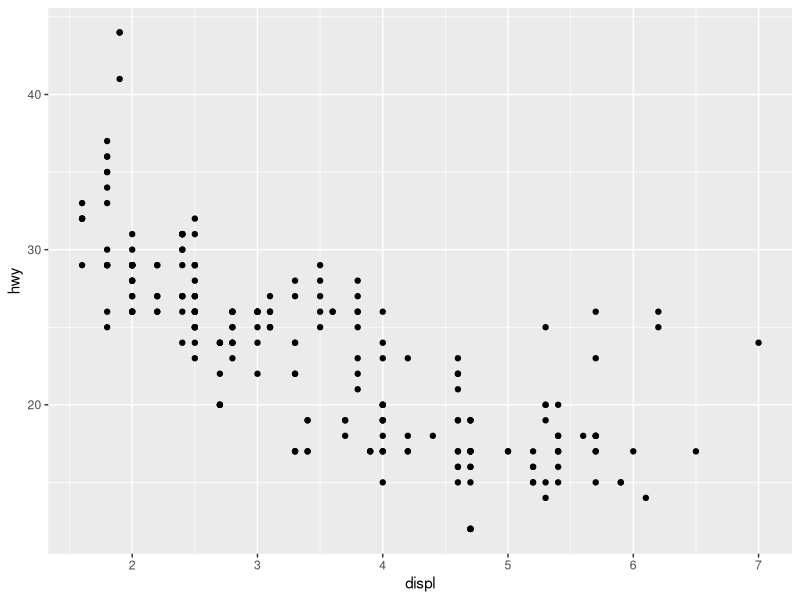
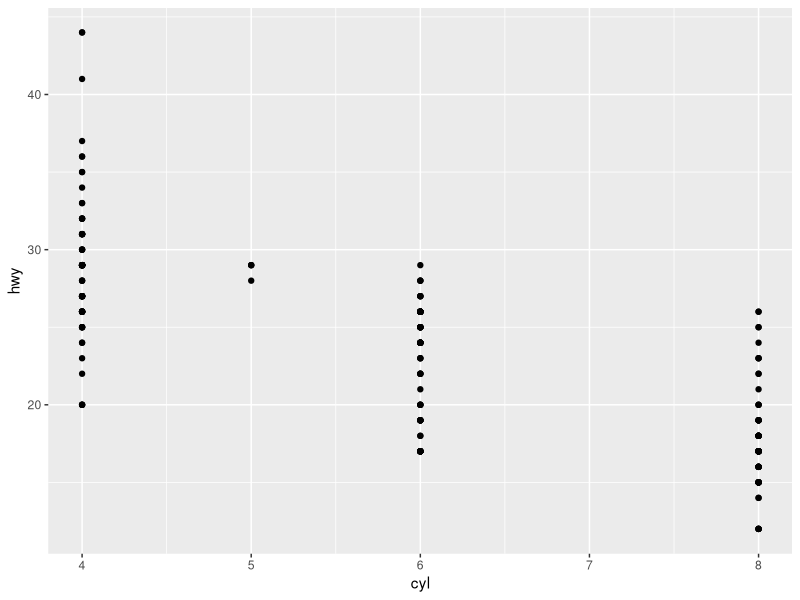
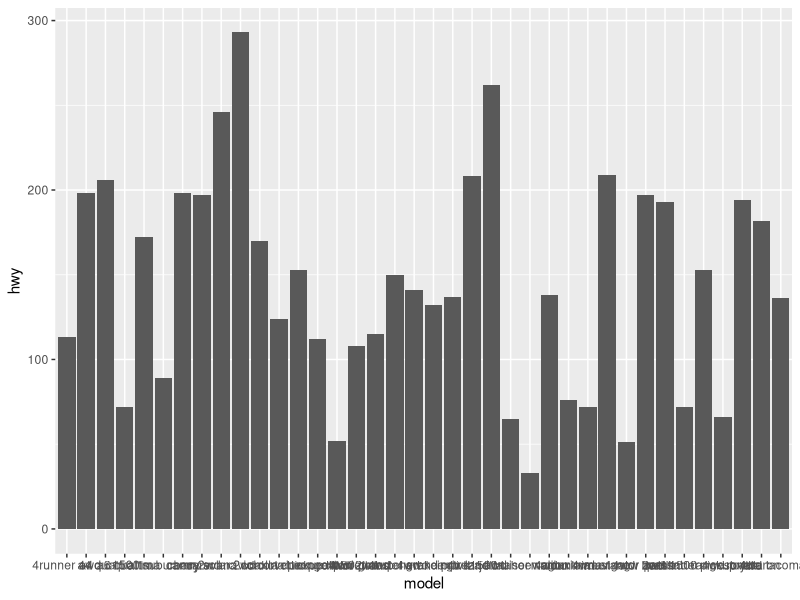
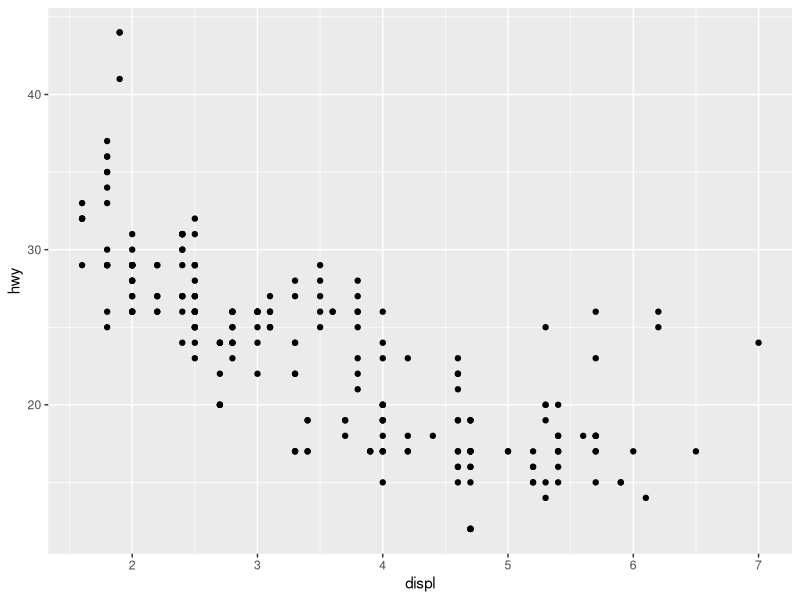
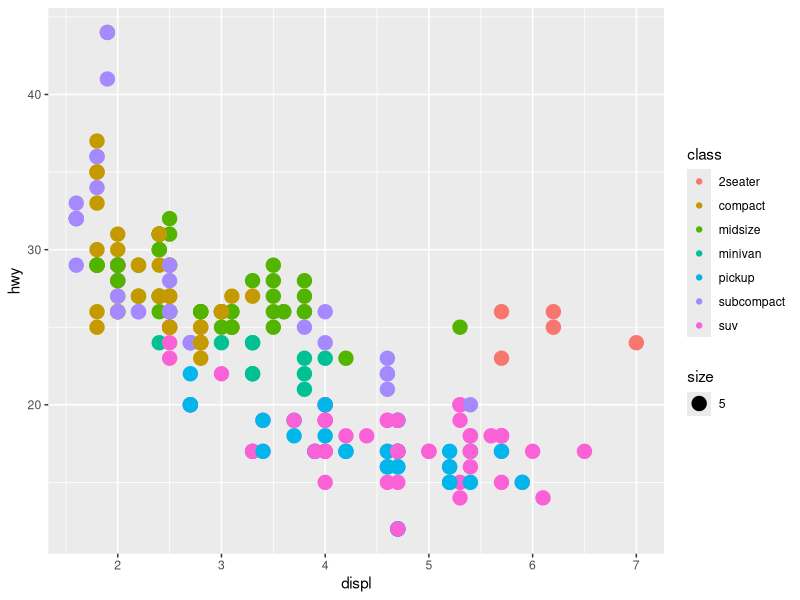
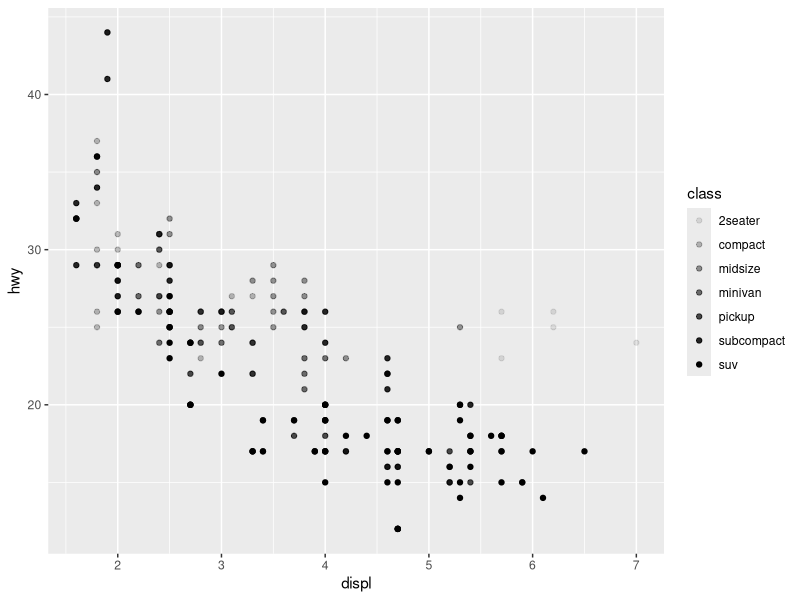
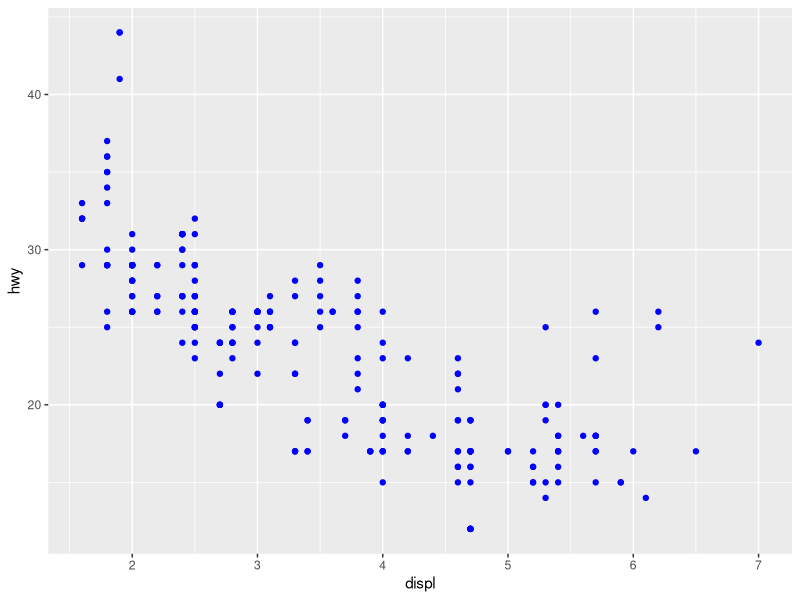
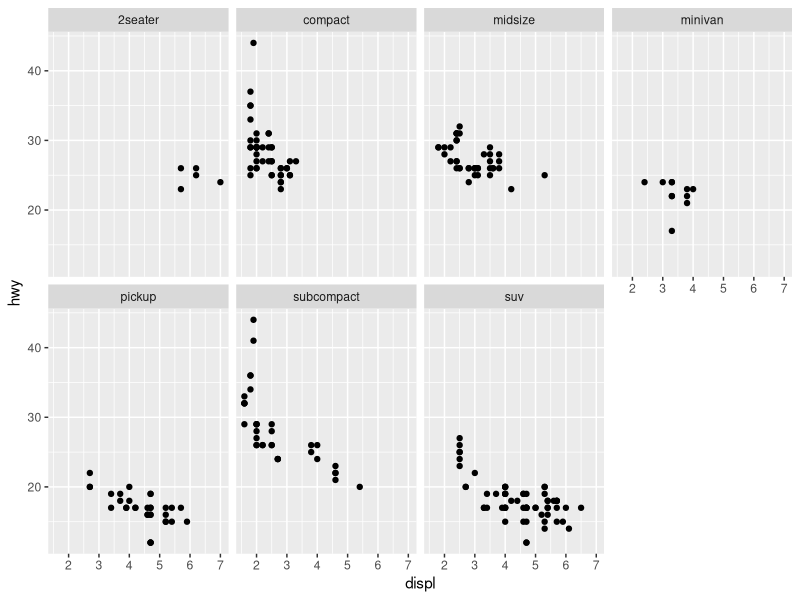

Write R code to recreate these figures, in order.
library(tidyverse)
#---First Visualization---- 
library(ggplot2)
#--Key Questions to Answer:
#--1) Do cars with big engines use more fuel than cars with small engines?
#--2) What does the relationship between engine size and fuel efficiency look like? 
#Is it linear? Positive?Negative? Non-linear?

#---Key Assumption
#--a)A car with a low fuel efficiency consumes more fuel than a car with a high fuel efficiency when they travel the same distance.

#-- Step 1: Load mpg dataset from the ggplot2 package.
#The mpg dataset describes observations collected by the US Environment Protection Agency on (38) car_models  

cars_dataset <- ggplot2::mpg
cars_dataset

#Two key variables from the dataset determining fuel efficiency are: displ and hwy
#dsipl: car's engine size, in liters
#hwy: a car's fuel efficiency on the highway, in miles per gallon(mpg).

#-- Step2: Create a plot to answer our  questions; a point(scatter plot) would be appropriate
cars_dataset_plot <- ggplot(data = cars_dataset, mapping = aes(x = displ, y = hwy))+
  geom_point()

#-- Step 3: Display the plot saved as variable
cars_dataset_plot
#Plot shows negative relationship between dsipl(engine size) and hwy(fuel efficiency)
#In a nutshell, cars with big engines use more fuel.

cars_dataset
#Exercises: other plots from cars_dataset
#Quiz 1: Make a scatter plot of hwy versus cyl.
plot1 <- cars_dataset %>% 
  ggplot(mapping = aes(x =cyl, y = hwy)) +
  geom_point()
plot1 #The plot shows no relationship between number of cylinders and fuel efficiency

plot2 <-  cars_dataset %>% 
  ggplot(mapping = aes(x =model, y = hwy)) +
  geom_col()
plot2

#Adjusting elements in our cars_dataset_plot
cars_dataset_plot
cars_dataset_plot <- ggplot(data = cars_dataset, mapping = aes(x = displ, y = hwy, color = class, size = 5))+
  geom_point()
cars_dataset_plot #Three outliers belonging to SUV class

cars_dataset_plot2 <- ggplot(data = cars_dataset, mapping = aes(x = displ, y = hwy, alpha= class))+
  geom_point()
cars_dataset_plot2

#Manually setting aesthetics of our plot
Cars_dataset_plot3 <-ggplot(data = cars_dataset, mapping = aes(x = displ, y = hwy))+
  geom_point(mapping = aes(x = displ, y = hwy), color = "blue")
Cars_dataset_plot3


## -- Facets --

#Facets are subplots that display subsets of data.
#They split your plot into subplots. Quite useful for categorical data
#To facet your plot by a single variable, use facet_wrap(). 
#The first argument of facet_wrap() should be a formula, you create with ~ followed by a variable name(single variable only)
#The variable that you pass to facet_wrap() should be discrete.

cars_facet_plot1 <- ggplot(cars_dataset, aes(x = displ, y = hwy)) +
  geom_point()+
  facet_wrap(~class, nrow = 2)
cars_facet_plot1  
  
#facet_grid allows us facet combination of two variables
#The formula should contain two variable names separated by a ~

cars_facet_grid_plot <- ggplot(cars_dataset, aes(x = displ, y = hwy)) +
  geom_point() +
  facet_grid(drv ~ cyl)
cars_facet_grid_plot

## -- Geometric Objects --

#A geom is the geometrical object that a plot uses to represent data
#Plots are described by the type of geom the plot uses;bar, scatter, line etc
#To change the geom in your plot, change the geom function that you add to ggplot().

#Example of multiple geom objects in the same plot
geom_multiple <- ggplot(data = mpg, mapping = aes(x = displ, y = hwy)) +
  geom_point() +
  geom_smooth()
geom_multiple

#If you place mappings in a geom function, ggplot2 will treat them as local mappings for the layer.
#It will use these mappings to extend or overwrite the global mappings for that layer only

geom_multiple2 <- ggplot(data = mpg, mapping = aes(x = displ, y = hwy)) +
  geom_point(mapping = aes(color = class)) +
  geom_smooth()
geom_multiple2


## -- Statistical Transformations ---

# 1) Bar Graphs
 ggplot2::diamonds

#Let's build a bar chart using diamond's dataset
 bar_plot <- ggplot(data = diamonds, mapping = aes(x=cut)) +
   geom_bar()
bar_plot 

# 2) Customizing Bar Graphs
#Involves adding elements such as color and fill

bar_plot <- ggplot(data = diamonds, mapping = aes(x=cut, fill = clarity)) +
  geom_bar()
bar_plot

bar_plot2 <- ggplot(data = diamonds, mapping = aes(x=cut, color = cut)) +
  geom_bar()
bar_plot2

#Let's use position adjustments
# a)Identity position
bar_plot3 <- ggplot(data = diamonds, mapping = aes(x=cut, fill = clarity)) +
  geom_bar(alpha = 0.5, position = "identity") 
bar_plot3
#The identity position adjustment is more useful for 2D geoms,like points, where it is the default.

# b) fill position
bar_plot4 <- ggplot(data = diamonds, mapping = aes(x=cut, fill = clarity)) +
  geom_bar(position = "fill")
bar_plot4
#fill position enables one to compare proportions across groups

# c) dodge position
bar_plot5 <- ggplot(data = diamonds, mapping = aes(x=cut, fill = clarity)) +
  geom_bar(position = "dodge")
bar_plot5
#dodge position enables one compare individual values